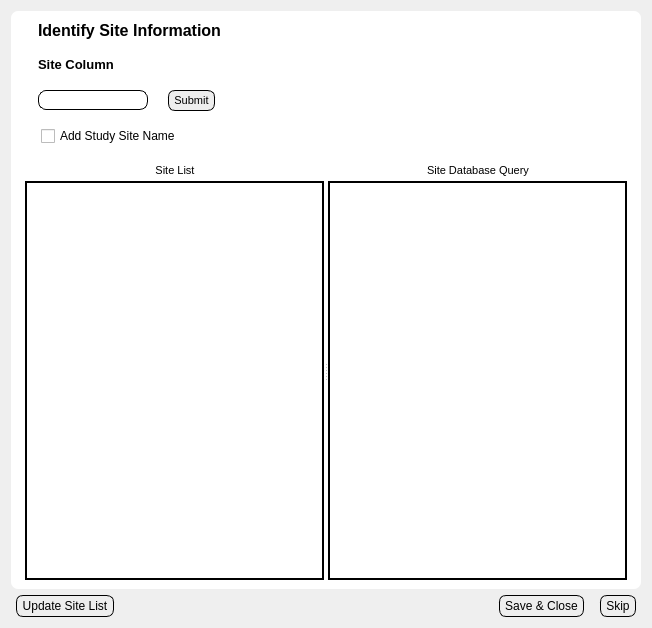
<?xml version="1.0" encoding="UTF-8"?>
<ui version="4.0">
 <class>Dialog</class>
 <widget class="QDialog" name="Dialog">
  <property name="geometry">
   <rect>
    <x>0</x>
    <y>0</y>
    <width>652</width>
    <height>628</height>
   </rect>
  </property>
  <property name="windowTitle">
   <string>Site Information</string>
  </property>
  <property name="styleSheet">
   <string notr="true">.QLabel{
	background: None;
	padding: 0px;
	margin: 0px;
}
.QComboBox {
    border: 1px solid gray;
    border-radius: 7px;
    padding: 2px;
	padding-left: 15px;
	background: #EEEEEE;
}
.QFrame, .QWidget{
	border-radius: 7;
	background: white;
}	



.QLineEdit{
	padding: 1px;
	border-style: solid;
	border: 1px solid black;
	border-radius: 8px;
	margin: 0px;
}

.QPushButton {
	color: black;
	background: #EEEEEE;
	border-width: 1px;
	border-color: black;
	border-style: solid;
	border-radius: 7;
	margin-top: 0px;
	margin-left: 5px;
	margin-right:5px;	
	padding-left: 5px;
	padding-right: 5px;
	padding-top: 3px;
	padding-bottom: 3px;
}


</string>
  </property>
  <layout class="QVBoxLayout" name="verticalLayout_8">
   <item>
    <layout class="QVBoxLayout" name="verticalLayout_7">
     <item>
      <widget class="QFrame" name="frame">
       <property name="sizePolicy">
        <sizepolicy hsizetype="Expanding" vsizetype="Expanding">
         <horstretch>0</horstretch>
         <verstretch>0</verstretch>
        </sizepolicy>
       </property>
       <property name="frameShape">
        <enum>QFrame::StyledPanel</enum>
       </property>
       <property name="frameShadow">
        <enum>QFrame::Raised</enum>
       </property>
       <layout class="QVBoxLayout" name="verticalLayout_6">
        <item>
         <layout class="QVBoxLayout" name="verticalLayout">
          <property name="spacing">
           <number>15</number>
          </property>
          <item>
           <layout class="QGridLayout" name="gridLayout">
            <item row="0" column="0">
             <layout class="QHBoxLayout" name="horizontalLayout_4">
              <item>
               <spacer name="horizontalSpacer_11">
                <property name="orientation">
                 <enum>Qt::Horizontal</enum>
                </property>
                <property name="sizeType">
                 <enum>QSizePolicy::Fixed</enum>
                </property>
                <property name="sizeHint" stdset="0">
                 <size>
                  <width>18</width>
                  <height>20</height>
                 </size>
                </property>
               </spacer>
              </item>
              <item>
               <widget class="QLabel" name="label_4">
                <property name="font">
                 <font>
                  <pointsize>12</pointsize>
                  <weight>75</weight>
                  <bold>true</bold>
                 </font>
                </property>
                <property name="text">
                 <string>Identify Site Information</string>
                </property>
                <property name="textFormat">
                 <enum>Qt::PlainText</enum>
                </property>
                <property name="alignment">
                 <set>Qt::AlignCenter</set>
                </property>
               </widget>
              </item>
              <item>
               <spacer name="horizontalSpacer_12">
                <property name="orientation">
                 <enum>Qt::Horizontal</enum>
                </property>
                <property name="sizeHint" stdset="0">
                 <size>
                  <width>40</width>
                  <height>20</height>
                 </size>
                </property>
               </spacer>
              </item>
             </layout>
            </item>
            <item row="1" column="0">
             <layout class="QHBoxLayout" name="horizontalLayout">
              <item>
               <spacer name="horizontalSpacer_10">
                <property name="orientation">
                 <enum>Qt::Horizontal</enum>
                </property>
                <property name="sizeType">
                 <enum>QSizePolicy::Fixed</enum>
                </property>
                <property name="sizeHint" stdset="0">
                 <size>
                  <width>18</width>
                  <height>20</height>
                 </size>
                </property>
               </spacer>
              </item>
              <item>
               <widget class="QLabel" name="label">
                <property name="sizePolicy">
                 <sizepolicy hsizetype="Fixed" vsizetype="Fixed">
                  <horstretch>0</horstretch>
                  <verstretch>0</verstretch>
                 </sizepolicy>
                </property>
                <property name="font">
                 <font>
                  <pointsize>10</pointsize>
                  <weight>75</weight>
                  <bold>true</bold>
                  <kerning>true</kerning>
                 </font>
                </property>
                <property name="text">
                 <string>Site Column</string>
                </property>
               </widget>
              </item>
              <item>
               <spacer name="horizontalSpacer">
                <property name="orientation">
                 <enum>Qt::Horizontal</enum>
                </property>
                <property name="sizeHint" stdset="0">
                 <size>
                  <width>40</width>
                  <height>20</height>
                 </size>
                </property>
               </spacer>
              </item>
             </layout>
            </item>
            <item row="2" column="0">
             <layout class="QHBoxLayout" name="horizontalLayout_5">
              <item>
               <spacer name="horizontalSpacer_9">
                <property name="orientation">
                 <enum>Qt::Horizontal</enum>
                </property>
                <property name="sizeType">
                 <enum>QSizePolicy::Fixed</enum>
                </property>
                <property name="sizeHint" stdset="0">
                 <size>
                  <width>18</width>
                  <height>20</height>
                 </size>
                </property>
               </spacer>
              </item>
              <item>
               <widget class="QLineEdit" name="lnedSiteID">
                <property name="sizePolicy">
                 <sizepolicy hsizetype="Fixed" vsizetype="Fixed">
                  <horstretch>0</horstretch>
                  <verstretch>0</verstretch>
                 </sizepolicy>
                </property>
                <property name="focusPolicy">
                 <enum>Qt::StrongFocus</enum>
                </property>
               </widget>
              </item>
              <item>
               <widget class="QPushButton" name="btnSiteID">
                <property name="font">
                 <font>
                  <pointsize>8</pointsize>
                 </font>
                </property>
                <property name="text">
                 <string>Submit</string>
                </property>
               </widget>
              </item>
              <item>
               <spacer name="horizontalSpacer_8">
                <property name="orientation">
                 <enum>Qt::Horizontal</enum>
                </property>
                <property name="sizeHint" stdset="0">
                 <size>
                  <width>40</width>
                  <height>20</height>
                 </size>
                </property>
               </spacer>
              </item>
             </layout>
            </item>
            <item row="3" column="0">
             <layout class="QHBoxLayout" name="horizontalLayout_6">
              <item>
               <spacer name="horizontalSpacer_14">
                <property name="orientation">
                 <enum>Qt::Horizontal</enum>
                </property>
                <property name="sizeType">
                 <enum>QSizePolicy::Fixed</enum>
                </property>
                <property name="sizeHint" stdset="0">
                 <size>
                  <width>21</width>
                  <height>20</height>
                 </size>
                </property>
               </spacer>
              </item>
              <item>
               <widget class="QCheckBox" name="ckCreate">
                <property name="text">
                 <string>Add Study Site Name</string>
                </property>
               </widget>
              </item>
              <item>
               <spacer name="horizontalSpacer_24">
                <property name="orientation">
                 <enum>Qt::Horizontal</enum>
                </property>
                <property name="sizeHint" stdset="0">
                 <size>
                  <width>40</width>
                  <height>20</height>
                 </size>
                </property>
               </spacer>
              </item>
             </layout>
            </item>
           </layout>
          </item>
          <item>
           <widget class="QSplitter" name="splitter">
            <property name="sizePolicy">
             <sizepolicy hsizetype="Expanding" vsizetype="Expanding">
              <horstretch>0</horstretch>
              <verstretch>0</verstretch>
             </sizepolicy>
            </property>
            <property name="orientation">
             <enum>Qt::Horizontal</enum>
            </property>
            <widget class="QWidget" name="layoutWidget_3">
             <layout class="QVBoxLayout" name="verticalLayout_3">
              <property name="spacing">
               <number>0</number>
              </property>
              <property name="leftMargin">
               <number>5</number>
              </property>
              <item>
               <layout class="QHBoxLayout" name="horizontalLayout_3">
                <item>
                 <spacer name="horizontalSpacer_3">
                  <property name="orientation">
                   <enum>Qt::Horizontal</enum>
                  </property>
                  <property name="sizeHint" stdset="0">
                   <size>
                    <width>40</width>
                    <height>20</height>
                   </size>
                  </property>
                 </spacer>
                </item>
                <item>
                 <widget class="QLabel" name="label_2">
                  <property name="sizePolicy">
                   <sizepolicy hsizetype="Fixed" vsizetype="Fixed">
                    <horstretch>0</horstretch>
                    <verstretch>0</verstretch>
                   </sizepolicy>
                  </property>
                  <property name="font">
                   <font>
                    <pointsize>8</pointsize>
                   </font>
                  </property>
                  <property name="text">
                   <string>Site List</string>
                  </property>
                  <property name="alignment">
                   <set>Qt::AlignCenter</set>
                  </property>
                 </widget>
                </item>
                <item>
                 <spacer name="horizontalSpacer_2">
                  <property name="orientation">
                   <enum>Qt::Horizontal</enum>
                  </property>
                  <property name="sizeHint" stdset="0">
                   <size>
                    <width>40</width>
                    <height>20</height>
                   </size>
                  </property>
                 </spacer>
                </item>
               </layout>
              </item>
              <item>
               <widget class="QTableView" name="listviewSiteLabels">
                <property name="focusPolicy">
                 <enum>Qt::ClickFocus</enum>
                </property>
                <property name="frameShape">
                 <enum>QFrame::WinPanel</enum>
                </property>
                <property name="frameShadow">
                 <enum>QFrame::Plain</enum>
                </property>
               </widget>
              </item>
             </layout>
            </widget>
            <widget class="QWidget" name="layoutWidget_2">
             <layout class="QVBoxLayout" name="verticalLayout_2">
              <property name="spacing">
               <number>0</number>
              </property>
              <property name="leftMargin">
               <number>0</number>
              </property>
              <property name="rightMargin">
               <number>5</number>
              </property>
              <item>
               <layout class="QHBoxLayout" name="horizontalLayout_2">
                <item>
                 <spacer name="horizontalSpacer_5">
                  <property name="orientation">
                   <enum>Qt::Horizontal</enum>
                  </property>
                  <property name="sizeHint" stdset="0">
                   <size>
                    <width>40</width>
                    <height>20</height>
                   </size>
                  </property>
                 </spacer>
                </item>
                <item>
                 <widget class="QLabel" name="label_3">
                  <property name="sizePolicy">
                   <sizepolicy hsizetype="Fixed" vsizetype="Fixed">
                    <horstretch>0</horstretch>
                    <verstretch>0</verstretch>
                   </sizepolicy>
                  </property>
                  <property name="font">
                   <font>
                    <pointsize>8</pointsize>
                   </font>
                  </property>
                  <property name="text">
                   <string>Site Database Query</string>
                  </property>
                  <property name="alignment">
                   <set>Qt::AlignCenter</set>
                  </property>
                 </widget>
                </item>
                <item>
                 <spacer name="horizontalSpacer_4">
                  <property name="orientation">
                   <enum>Qt::Horizontal</enum>
                  </property>
                  <property name="sizeHint" stdset="0">
                   <size>
                    <width>40</width>
                    <height>20</height>
                   </size>
                  </property>
                 </spacer>
                </item>
               </layout>
              </item>
              <item>
               <widget class="QTableView" name="tabviewDbSiteQuery">
                <property name="focusPolicy">
                 <enum>Qt::ClickFocus</enum>
                </property>
                <property name="frameShape">
                 <enum>QFrame::WinPanel</enum>
                </property>
                <property name="frameShadow">
                 <enum>QFrame::Plain</enum>
                </property>
               </widget>
              </item>
             </layout>
            </widget>
           </widget>
          </item>
         </layout>
        </item>
       </layout>
      </widget>
     </item>
     <item>
      <layout class="QHBoxLayout" name="horizontalLayout_7">
       <item>
        <widget class="QPushButton" name="btnUpdate">
         <property name="enabled">
          <bool>true</bool>
         </property>
         <property name="focusPolicy">
          <enum>Qt::ClickFocus</enum>
         </property>
         <property name="text">
          <string>Update Site List</string>
         </property>
        </widget>
       </item>
       <item>
        <spacer name="horizontalSpacer_6">
         <property name="orientation">
          <enum>Qt::Horizontal</enum>
         </property>
         <property name="sizeHint" stdset="0">
          <size>
           <width>40</width>
           <height>20</height>
          </size>
         </property>
        </spacer>
       </item>
       <item>
        <widget class="QPushButton" name="btnSaveClose">
         <property name="focusPolicy">
          <enum>Qt::ClickFocus</enum>
         </property>
         <property name="text">
          <string>Save &amp;&amp; Close</string>
         </property>
        </widget>
       </item>
       <item>
        <widget class="QPushButton" name="btnSkip">
         <property name="text">
          <string>Skip</string>
         </property>
        </widget>
       </item>
      </layout>
     </item>
    </layout>
   </item>
  </layout>
 </widget>
 <resources/>
 <connections/>
</ui>
